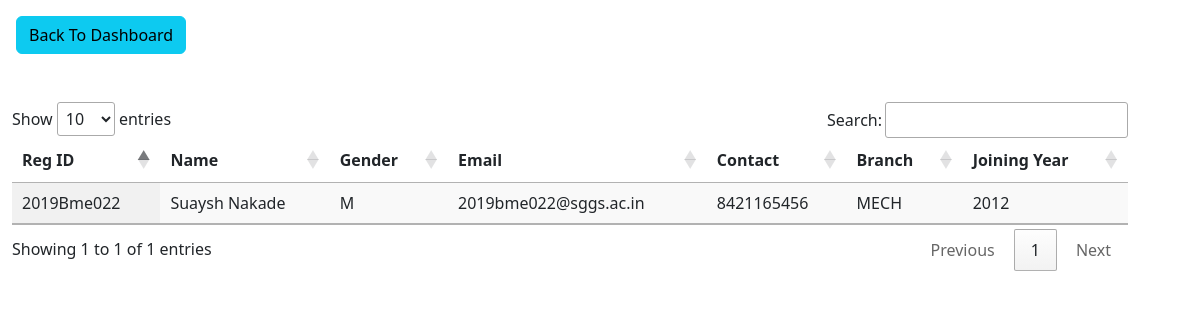
The page /facultyList.php on the database its author committed.
### tables this page shows
CREATE TABLE `sae_cc_members` (
  `RegId` varchar(15) NOT NULL,
  `FiratName` varchar(45) NOT NULL,
  `MiddleName` varchar(45) NOT NULL,
  `LastName` varchar(45) NOT NULL,
  `Gender` varchar(45) NOT NULL,
  `Email` varchar(45) NOT NULL,
  `ContactNumber` varchar(12) NOT NULL,
  `DoB` date NOT NULL,
  `BranchId` varchar(10) NOT NULL,
  `YearId` varchar(10) NOT NULL,
  `CollegeId` varchar(10) NOT NULL,
  `StatusId` varchar(10) NOT NULL,
  `JoiningYear` int(11) NOT NULL
);

### facultyList.php (the view, shortened to what this page needs)
<!DOCTYPE html>
<html>
<head>
    <?php include 'links.php' ?>
</head>
<body>
  <div>
    <a class="btn btn-info mt-3 ms-3" href="student.php">Back To Dashboard</a>
  </div>
	<div class="container mt-5 ms-0">
		<div class="row">
			  <table class="table display" id="example">
  <thead>
    <tr>
      <th scope="col">Reg ID</th>
      <th scope="col">Name</th>
      <th scope="col">Gender</th>
      <th scope="col">Email</th>
      <th scope="col">Contact</th>
      <th scope="col">Branch</th>
      <th scope="col">Joining Year</th>
    </tr>
  </thead>
  <tbody>
    <?php
    $con= mysqli_connect("sql111.epizy.com","epiz_34114828","h1aMXRVCMDM");
    $result=mysqli_query($con,"SELECT `sae_cc_members`.`RegId` ,concat(`sae_cc_members`.`FiratName`,' ' ,`sae_cc_members`.`LastName`) As `Name`,`sae_cc_members`.`Gender`,`sae_cc_members`.`BranchId` as `Branch`,`sae_cc_members`.`ContactNumber` As `Contact` ,`sae_cc_members`.`Email`,`sae_cc_members`.`StatusId`,`sae_cc_members`.`JoiningYear` FROM `sae_cc_members` WHERE  `sae_cc_members`.`StatusId` = 'FA'");
    while($row=mysqli_fetch_assoc($result)){
      echo "
      <tr>
      <td>$row[RegId]</td>
      <td>$row[Name]</td>
      <td>$row[Gender]</td>
      <td>$row[Email]</td>
      <td>$row[Contact]</td>
      <td>$row[Branch]</td>
      <td>$row[JoiningYear]</td>
    </tr>
      ";
    }
    ?>
  </tbody>
</table>
		</div>
	</div>
</body>
</html>

### rows shown on the page
sae_cc_members: RegId "2019Bme022", row "Suaysh Nakade", Gender "M", Email "2019bme022@sggs.ac.in", ContactNumber "8421165456", BranchId "MECH", JoiningYear "2012"
